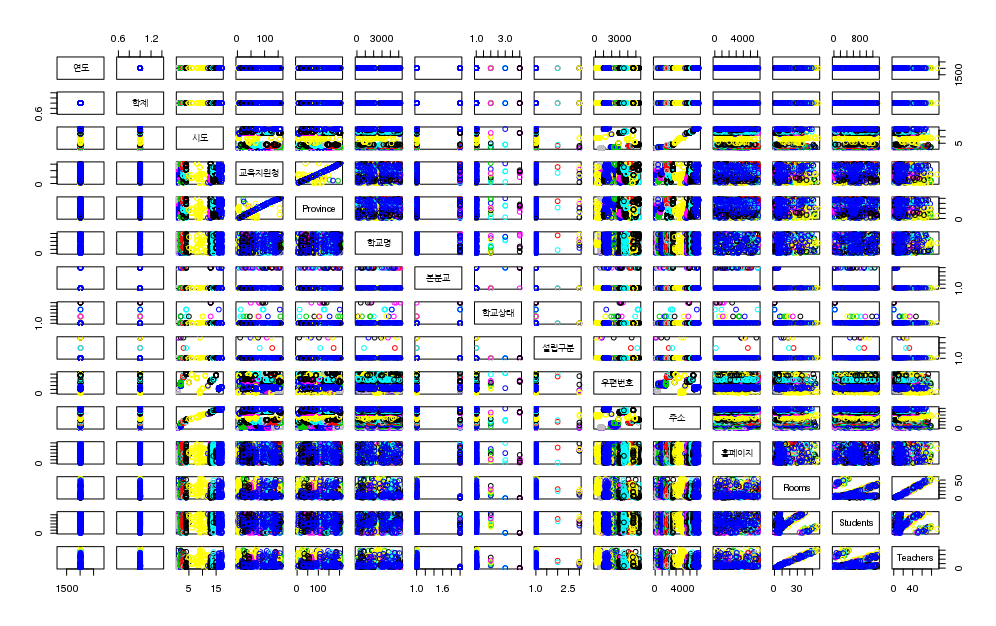

Write R code to recreate this figure.
temp = read.table("2015.edu.elementary.csv", sep=',', header = TRUE)
edu.elementary <- unique(temp[complete.cases(temp),])
edu.elementary$Students = as.numeric(edu.elementary$Students)

length(edu.elementary$Students)
summary_all = summary(edu.elementary$Students)
samples = sample(edu.elementary$Students, 600)
mean(edu.elementary$Students) - mean(samples)

mean(edu.elementary$Students)

y <- rnorm(1000, 10)
plot(y)
hist(y)

(18/745) * 100

library(sampling)
byCenter = aggregate(cbind(Students,Teachers,Rooms)~교육지원청, data=edu.elementary, FUN=mean)
byCenter
length(byCenter$교육지원청)

rep(5, 161)

s = strata(edu.elementary, stratanames = "교육지원청", size=rep(5, 161), method="srswor")
head(s)

s2 <- edu.elementary[s$ID_unit,]
s2
plot(s2, col=edu.elementary$교육지원청)
